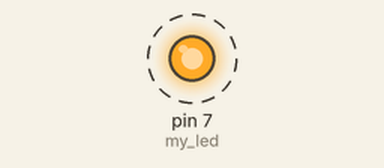
Recording of a sketch running on a simulated Arduino Uno, built with avr-gcc and run on an emulated ATmega328P. On the bench: output pins drawn as LEDs (lit = HIGH). Dashed ring = blinking. What the sketch prints to the serial monitor is not drawn.

Above: at 0.5 s.
Timing chart, 0 to 4.6 s (numbered marks = the images above):
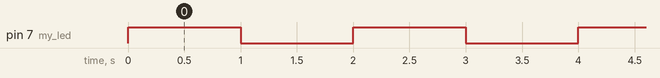

The sketch:

LED.blink.ino
```cpp
#define my_led 7

void setup() {
 pinMode(my_led,OUTPUT);
 Serial.begin(9600);
}

void loop() {
  // LED ON
 digitalWrite(my_led,HIGH);
 Serial.println("LED Turn ON");
 delay(1000);

 // LEd OFF
 digitalWrite(my_led,LOW);
Serial.println("LED turns OFF");
delay(1000);
}
```

Measured:
- by itself, pin 7 (my_led): alternates HIGH for 1.0 s and LOW for 1.0 s
